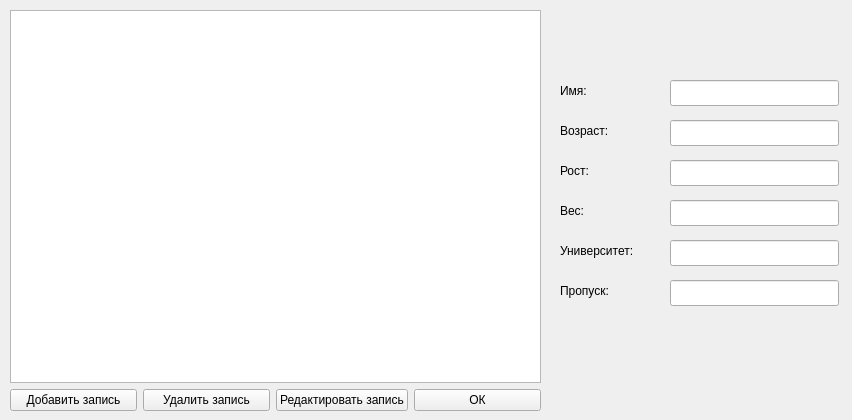
<?xml version="1.0" encoding="UTF-8"?>
<ui version="4.0">
 <class>EditingDialog</class>
 <widget class="QWidget" name="EditingDialog">
  <property name="geometry">
   <rect>
    <x>0</x>
    <y>0</y>
    <width>852</width>
    <height>420</height>
   </rect>
  </property>
  <property name="windowTitle">
   <string>Form</string>
  </property>
  <widget class="QWidget" name="verticalLayoutWidget">
   <property name="geometry">
    <rect>
     <x>10</x>
     <y>10</y>
     <width>531</width>
     <height>401</height>
    </rect>
   </property>
   <layout class="QVBoxLayout" name="verticalLayout">
    <item>
     <widget class="QListWidget" name="listWidget"/>
    </item>
    <item>
     <layout class="QHBoxLayout" name="horizontalLayout">
      <item>
       <widget class="QPushButton" name="addButton">
        <property name="text">
         <string>Добавить запись</string>
        </property>
       </widget>
      </item>
      <item>
       <widget class="QPushButton" name="deleteButton">
        <property name="text">
         <string>Удалить запись</string>
        </property>
       </widget>
      </item>
      <item>
       <widget class="QPushButton" name="editButton">
        <property name="text">
         <string>Редактировать запись</string>
        </property>
       </widget>
      </item>
      <item>
       <widget class="QPushButton" name="exitButton">
        <property name="text">
         <string>ОК</string>
        </property>
       </widget>
      </item>
     </layout>
    </item>
   </layout>
  </widget>
  <widget class="QLineEdit" name="name">
   <property name="enabled">
    <bool>true</bool>
   </property>
   <property name="geometry">
    <rect>
     <x>670</x>
     <y>80</y>
     <width>169</width>
     <height>26</height>
    </rect>
   </property>
   <property name="readOnly">
    <bool>true</bool>
   </property>
  </widget>
  <widget class="QLineEdit" name="height">
   <property name="enabled">
    <bool>true</bool>
   </property>
   <property name="geometry">
    <rect>
     <x>670</x>
     <y>160</y>
     <width>169</width>
     <height>26</height>
    </rect>
   </property>
   <property name="readOnly">
    <bool>true</bool>
   </property>
  </widget>
  <widget class="QLineEdit" name="age">
   <property name="enabled">
    <bool>true</bool>
   </property>
   <property name="geometry">
    <rect>
     <x>670</x>
     <y>120</y>
     <width>169</width>
     <height>26</height>
    </rect>
   </property>
   <property name="readOnly">
    <bool>true</bool>
   </property>
  </widget>
  <widget class="QLineEdit" name="weight">
   <property name="enabled">
    <bool>true</bool>
   </property>
   <property name="geometry">
    <rect>
     <x>670</x>
     <y>200</y>
     <width>169</width>
     <height>26</height>
    </rect>
   </property>
   <property name="readOnly">
    <bool>true</bool>
   </property>
  </widget>
  <widget class="QLineEdit" name="university">
   <property name="enabled">
    <bool>true</bool>
   </property>
   <property name="geometry">
    <rect>
     <x>670</x>
     <y>240</y>
     <width>169</width>
     <height>26</height>
    </rect>
   </property>
   <property name="readOnly">
    <bool>true</bool>
   </property>
  </widget>
  <widget class="QLineEdit" name="pass">
   <property name="enabled">
    <bool>true</bool>
   </property>
   <property name="geometry">
    <rect>
     <x>670</x>
     <y>280</y>
     <width>169</width>
     <height>26</height>
    </rect>
   </property>
   <property name="readOnly">
    <bool>true</bool>
   </property>
  </widget>
  <widget class="QLabel" name="label">
   <property name="geometry">
    <rect>
     <x>560</x>
     <y>80</y>
     <width>61</width>
     <height>21</height>
    </rect>
   </property>
   <property name="text">
    <string>Имя:</string>
   </property>
  </widget>
  <widget class="QLabel" name="label_2">
   <property name="geometry">
    <rect>
     <x>560</x>
     <y>120</y>
     <width>61</width>
     <height>21</height>
    </rect>
   </property>
   <property name="text">
    <string>Возраст:</string>
   </property>
  </widget>
  <widget class="QLabel" name="label_3">
   <property name="geometry">
    <rect>
     <x>560</x>
     <y>160</y>
     <width>61</width>
     <height>21</height>
    </rect>
   </property>
   <property name="text">
    <string>Рост:</string>
   </property>
  </widget>
  <widget class="QLabel" name="label_4">
   <property name="geometry">
    <rect>
     <x>560</x>
     <y>200</y>
     <width>61</width>
     <height>21</height>
    </rect>
   </property>
   <property name="text">
    <string>Вес:</string>
   </property>
  </widget>
  <widget class="QLabel" name="label_5">
   <property name="geometry">
    <rect>
     <x>560</x>
     <y>240</y>
     <width>101</width>
     <height>21</height>
    </rect>
   </property>
   <property name="text">
    <string>Университет:</string>
   </property>
  </widget>
  <widget class="QLabel" name="label_6">
   <property name="geometry">
    <rect>
     <x>560</x>
     <y>280</y>
     <width>101</width>
     <height>21</height>
    </rect>
   </property>
   <property name="text">
    <string>Пропуск:</string>
   </property>
  </widget>
 </widget>
 <resources/>
 <connections/>
</ui>
